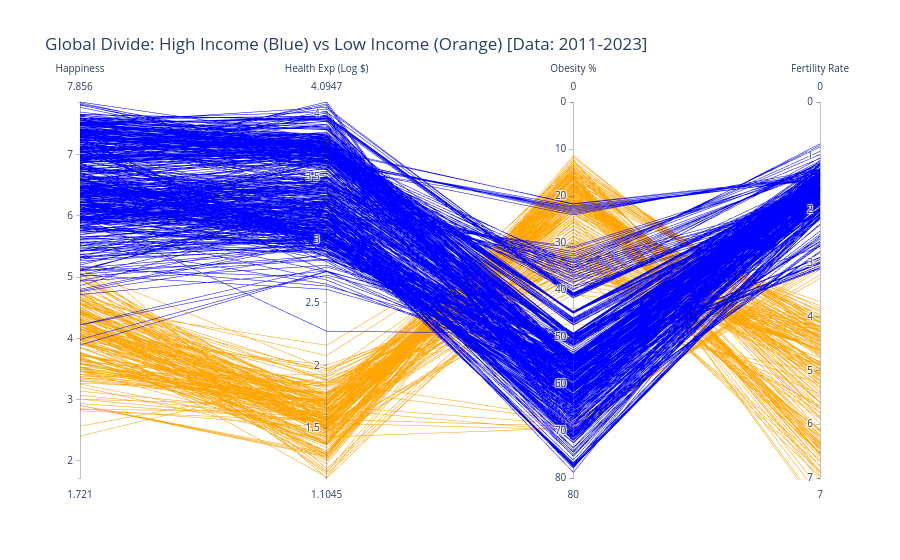

Notebook code for this chart:
### Code cell
import plotly.express as px
import pandas as pd
import numpy as np

# 1. Map Income Groups
income_map = {'Low income': 0, 'High income': 1}
df_plot = df.copy() # Uses the full dataset (All Years)
df_plot['income_code'] = df_plot['income_group'].map(income_map)
df_plot = df_plot.dropna(subset=['income_code'])

# 2. Log Transform Health
df_plot['log_health_exp'] = np.log10(df_plot['health_expenditure_per_capita_usd'] + 1)

# 3. Define Columns
numeric_cols = ['happiness_score', 'log_health_exp', 'overweight_pct', 'fertility_rate']

# 4. Plot with New Title
fig = px.parallel_coordinates(
    df_plot,
    dimensions=numeric_cols,
    color='income_code', 
    color_continuous_scale=[
        (0.0, 'rgba(255, 165, 0, 0.3)'),  # Orange (Poor)
        (1.0, 'rgba(0, 0, 255, 0.3)')     # Blue (Rich)
    ],
    labels={
        'happiness_score': 'Happiness',
        'log_health_exp': 'Health Exp (Log $)', 
        'overweight_pct': 'Obesity %',
        'fertility_rate': 'Fertility Rate'
    },
    # --- UPDATED HEADING ---
    title="Global Divide: High Income (Blue) vs Low Income (Orange) [Data: 2011-2023]"
)

# 5. Flip Axes Manually (So Top = "Modern/Healthy")
for dim in fig.data[0].dimensions:
    if dim.label == 'Obesity %':
        dim.range = [80, 0] # Flip: 0 (Low Obesity) is Top
    if dim.label == 'Fertility Rate':
        dim.range = [7, 0]  # Flip: 0 (Low Fertility) is Top

fig.update_layout(coloraxis_showscale=False)
fig.show()

### Figure 1 — Plotly figure (JSON) as saved in the notebook; plotly's stock layout.template omitted (floating-point values rounded to 4 significant figures; data arrays with more than 128 entries replaced by an {"elided": "..."} marker saying what was removed)
{"data": [{"dimensions": [{"label": "Happiness", "values": {"elided": "1183 float values"}}, {"label": "Health Exp (Log $)", "values": {"elided": "1183 float values"}}, {"label": "Obesity %", "range": [80, 0], "values": {"elided": "1183 float values"}}, {"label": "Fertility Rate", "range": [7, 0], "values": {"elided": "1183 float values"}}], "domain": {"x": [0, 1], "y": [0, 1]}, "line": {"color": {"elided": "1183 float values"}, "coloraxis": "coloraxis"}, "name": "", "type": "parcoords"}], "layout": {"coloraxis": {"colorbar": {"title": {"text": "income_code"}}, "colorscale": [[0, "rgba(255, 165, 0, 0.3)"], [1, "rgba(0, 0, 255, 0.3)"]], "showscale": false}, "legend": {"tracegroupgap": 0}, "title": {"text": "Global Divide: High Income (Blue) vs Low Income (Orange) [Data: 2011-2023]"}}}
